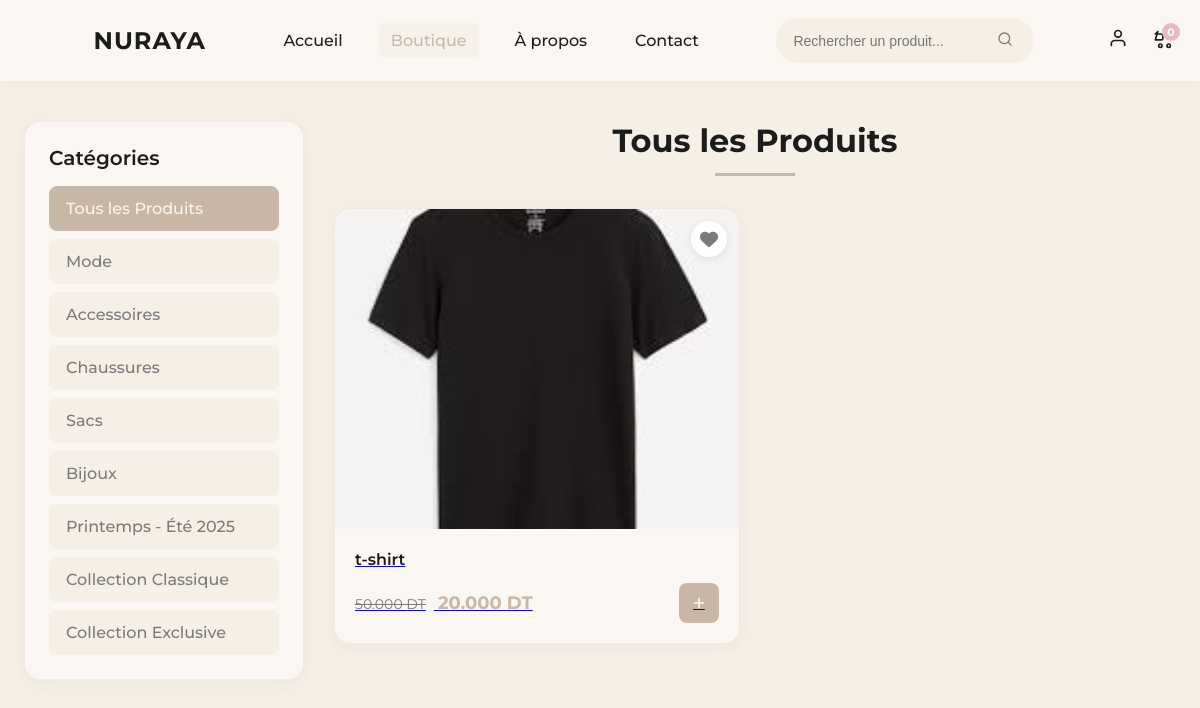
The app's page /shop.php, older data.
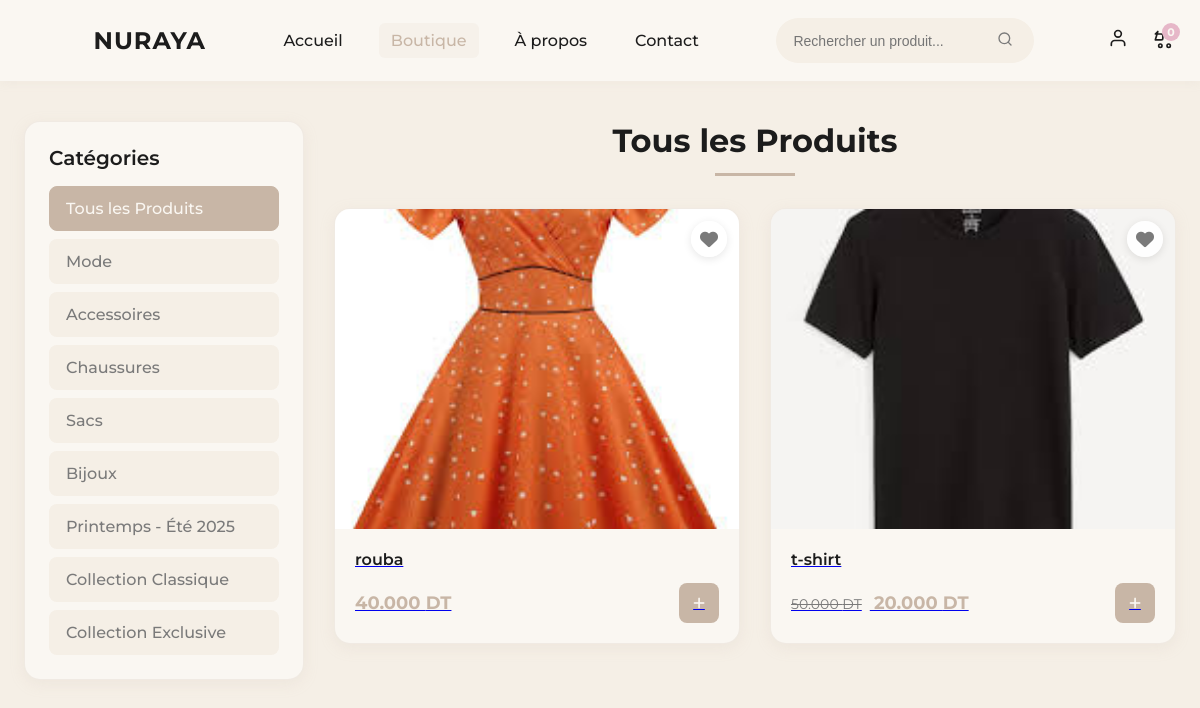
The same page, newer data.
### tables this page shows
CREATE TABLE `categories` (
  `category_id` int(11) NOT NULL,
  `name` varchar(100) NOT NULL,
  `slug` varchar(100) NOT NULL,
  `description` text DEFAULT NULL,
  `image_url` varchar(255) DEFAULT NULL,
  `is_active` tinyint(1) NOT NULL DEFAULT 1,
  `sort_order` int(11) NOT NULL DEFAULT 0,
  `created_at` timestamp NOT NULL DEFAULT current_timestamp(),
  `updated_at` timestamp NOT NULL DEFAULT current_timestamp() ON UPDATE current_timestamp()
);

CREATE TABLE `products` (
  `product_id` int(11) NOT NULL,
  `name` varchar(200) NOT NULL,
  `slug` varchar(200) NOT NULL,
  `description` text DEFAULT NULL,
  `short_description` varchar(500) DEFAULT NULL,
  `price` decimal(10,2) NOT NULL,
  `compare_price` decimal(10,2) DEFAULT NULL,
  `cost_price` decimal(10,2) DEFAULT NULL,
  `sku` varchar(100) DEFAULT NULL,
  `stock_quantity` int(11) NOT NULL DEFAULT 0,
  `min_stock_level` int(11) DEFAULT 5,
  `category_id` int(11) NOT NULL,
  `image_url` varchar(255) NOT NULL,
  `additional_images` longtext DEFAULT NULL CHECK (json_valid(`additional_images`)),
  `is_featured` tinyint(1) DEFAULT 0,
  `is_active` tinyint(1) DEFAULT 1,
  `weight` decimal(8,2) DEFAULT NULL,
  `dimensions` varchar(100) DEFAULT NULL,
  `tags` varchar(500) DEFAULT NULL,
  `meta_title` varchar(200) DEFAULT NULL,
  `meta_description` varchar(300) DEFAULT NULL,
  `view_count` int(11) DEFAULT 0,
  `created_at` timestamp NOT NULL DEFAULT current_timestamp(),
  `updated_at` timestamp NOT NULL DEFAULT current_timestamp() ON UPDATE current_timestamp()
);

### includes/functions.php (called while the page is built, shortened)
<?php
function get_image_url($path, $placeholder_text = 'Image')
{
    if (strpos($path, 'uploads/') === 0) {
        return $path;
    }
    return 'uploads/' . $path;
}
?>

### shop.php (the view, shortened to what this page needs)
<?php
include 'includes/functions.php';
$category_slug = isset($_GET['category']) ? $_GET['category'] : '';
$page = isset($_GET['page']) ? (int) $_GET['page'] : 1;
$limit = 12;
$offset = ($page - 1) * $limit;
$where_conditions = ["p.is_active = 1"];
if (!empty($category_slug)) {
    $category_slug = mysqli_real_escape_string($cnx, $category_slug);
    $where_conditions[] = "c.slug = '$category_slug'";
    $category_name_query = "SELECT name FROM categories WHERE slug = '$category_slug' LIMIT 1";
    $category_result = mysqli_query($cnx, $category_name_query);
    $category_data = mysqli_fetch_assoc($category_result);
    $category_name = $category_data ? $category_data['name'] : 'Collection';
} else {
    $category_name = "Tous les Produits";
}
$where_clause = "WHERE " . implode(" AND ", $where_conditions);
$user_id = isset($_SESSION['user_id']) ? (int)$_SESSION['user_id'] : 0;
$wishlist_select = $user_id > 0 ? ", (SELECT COUNT(*) FROM wishlist w WHERE w.product_id = p.product_id AND w.user_id = $user_id) as is_in_wishlist" : ", 0 as is_in_wishlist";
$query = "SELECT p.*, c.name as category_name, c.slug as category_slug $wishlist_select
            FROM products p
            LEFT JOIN categories c ON p.category_id = c.category_id
            $where_clause
            ORDER BY p.created_at DESC
            LIMIT $limit OFFSET $offset";
$result = mysqli_query($cnx, $query);
$categories_query = "SELECT * FROM categories WHERE is_active = 1 ORDER BY sort_order";
$categories_result = mysqli_query($cnx, $categories_query);
$i = 0;
?>
<!DOCTYPE html>
<html lang="fr">
<head>
    <link rel="stylesheet" href="https://cdnjs.cloudflare.com/ajax/libs/font-awesome/6.4.0/css/all.min.css">
</head>
<body>
    <header>
        <?php include 'templates/navbar_updated.php'; ?>
    <section class="featured-products">
        <div class="categories-filter">
            <h3>Catégories</h3>
            <div class="filter-list">
                <a href="shop.php" class="filter-item <?php echo empty($category_slug) ? 'active' : ''; ?>">
                    Tous les Produits
                </a>
                <?php while ($cat = mysqli_fetch_assoc($categories_result)): ?>
                <a href="shop.php?category=<?php echo $cat['slug']; ?>"
                    class="filter-item <?php echo $category_slug === $cat['slug'] ? 'active' : ''; ?>">
                    <?php echo htmlspecialchars($cat['name']); ?>
                </a>
                <?php endwhile; ?>
            </div>
        </div>
        <div class="products-section">
            <h2 class="section-title"><?php echo htmlspecialchars($category_name); ?></h2>
            <div class="products">
                <?php if (mysqli_num_rows($result) > 0): ?>
                <?php while ($t = mysqli_fetch_assoc($result)):
                        $i++;
                        ?>
                <a href="product.php?id=<?php echo $t['product_id']; ?>" class="product-card">
                    <button class="wishlist-btn <?php echo (isset($t['is_in_wishlist']) && $t['is_in_wishlist'] > 0) ? 'active' : ''; ?>"
                            onclick="toggleShopWishlist(event, <?php echo $t['product_id']; ?>)">
                        <i class="fas fa-heart"></i>
                    </button>
                    <div class="product-image">
                        <img src="<?php echo get_image_url($t['image_url'], 'Produit'); ?>"
                            alt="<?php echo htmlspecialchars($t['name']); ?>" loading="lazy"
                            style="width:100%;height:100%;object-fit:cover;">
                    </div>
                    <div class="product-info">
                        <h3 class="product-title"><?php echo htmlspecialchars($t['name']); ?></h3>
                        <div class="product-price">
                            <div>
                                <?php if ($t['compare_price'] && $t['compare_price'] > $t['price']): ?>
                                <span class="compare-price"><?php echo number_format($t['compare_price'], 3); ?>
                                    DT</span>
                                <?php endif; ?>
                                <span class="current-price"><?php echo number_format($t['price'], 3); ?> DT</span>
                            </div>
                            <button class="add-to-cart" data-product-id="<?php echo $t['product_id']; ?>"
                                data-id="<?php echo $i; ?>" data-name="<?php echo $t['name']; ?>"
                                data-price="<?php echo $t['price']; ?>" data-image="<?php echo $t['image_url']; ?>">
                                <i class="fas fa-plus"></i>
                            </button>
                        </div>
                    </div>
                </a>
                <?php endwhile; ?>
                <?php else: ?>
                <p style="text-align: center; color: var(--text-gray); grid-column: 1/-1; padding: 40px;">
                    Aucun produit trouvé dans cette catégorie.
                </p>
                <?php endif; ?>
            </div>
        </div>
    </section>
</body>
</html>

### templates/navbar_updated.php (shortened to what this page needs)
<?php
$base_path = '';
$assets_path = 'assets/';
?>
<link rel="stylesheet" href="<?php echo $assets_path; ?>css/toast.css">
<header>
    <nav class="navbar">
        <a class="logo" href="<?php echo $base_path; ?>index.php">NURAYA</a>
        <div class="nav-links">
            <a href="<?php echo $base_path; ?>index.php"
                class="<?php echo (strpos($_SERVER['REQUEST_URI'], '/index.php') !== false || strpos($_SERVER['REQUEST_URI'], '/nurayapro/') !== false && strpos($_SERVER['REQUEST_URI'], '.php') === false) ? 'active' : ''; ?>">Accueil</a>
            <a href="<?php echo $base_path; ?>shop.php"
                class="<?php echo strpos($_SERVER['REQUEST_URI'], 'shop.php') !== false ? 'active' : ''; ?>">Boutique</a>
            <a href="<?php echo $base_path; ?>about_new.php"
                class="<?php echo strpos($_SERVER['REQUEST_URI'], 'about_new.php') !== false ? 'active' : ''; ?>">À
                propos</a>
            <a href="<?php echo $base_path; ?>contact_us.php"
                class="<?php echo strpos($_SERVER['REQUEST_URI'], 'contact_us.php') !== false ? 'active' : ''; ?>">Contact</a>
        </div>
        <div class="search-container">
            <input type="text" class="search-input" id="searchInput" placeholder="Rechercher un produit...">
            <button class="search-btn" onclick="performSearch()">
                <svg width="16" height="16" viewBox="0 0 24 24" fill="none" stroke="currentColor" stroke-width="2"
                    stroke-linecap="round" stroke-linejoin="round">
                    <circle cx="11" cy="11" r="8"></circle>
                    <line x1="21" y1="21" x2="16.65" y2="16.65"></line>
                </svg>
            </button>
        </div>
        <div class="nav-right">
            <div class="user-menu">
                <?php if (isset($_SESSION['user_id'])): ?>
                    <button class="user-btn" onclick="toggleUserMenu()">
                        <svg width="20" height="20" viewBox="0 0 24 24" fill="none" stroke="currentColor" stroke-width="2"
                            stroke-linecap="round" stroke-linejoin="round">
                            <path d="M20 21v-2a4 4 0 0 0-4-4H8a4 4 0 0 0-4 4v2"></path>
                            <circle cx="12" cy="7" r="4"></circle>
                        </svg>
                    </button>
                    <div class="user-dropdown" id="userDropdown">
                        <a href="<?php echo $base_path; ?>account.php">
                            <i class="fas fa-user"></i>
                            Mon Compte
                        </a>
                        <a href="<?php echo $base_path; ?>wishlist.php">
                            <i class="fas fa-heart"></i>
                            Mes Favoris
                        </a>
                        <a href="<?php echo $base_path; ?>orders.php">
                            <i class="fas fa-shopping-bag"></i>
                            Mes Commandes
                        </a>
                        <a href="<?php echo $base_path; ?>api/auth.php?action=logout">
                            <i class="fas fa-sign-out-alt"></i>
                            Déconnexion
                        </a>
                    </div>
                <?php else: ?>
                    <a href="<?php echo $base_path; ?>login.php" class="user-btn" title="Connexion">
                        <svg width="20" height="20" viewBox="0 0 24 24" fill="none" stroke="currentColor" stroke-width="2"
                            stroke-linecap="round" stroke-linejoin="round">
                            <path d="M20 21v-2a4 4 0 0 0-4-4H8a4 4 0 0 0-4 4v2"></path>
                            <circle cx="12" cy="7" r="4"></circle>
                        </svg>
                    </a>
                <?php endif; ?>
            </div>
            <div class="cart-icon" onclick="window.location.href='<?php echo $base_path; ?>cart.php'">
                <svg width="20" height="20" viewBox="0 0 24 24" fill="none" stroke="currentColor" stroke-width="2"
                    stroke-linecap="round" stroke-linejoin="round">
                    <circle cx="10" cy="20" r="2"></circle>
                    <circle cx="20" cy="20" r="2"></circle>
                    <path d="M4 13h7a2 2 0 0 0 2-2V8a2 2 0 0 0-2-2H4l3-3z"></path>
                </svg>
                <div class="cart-count" id="cartCount">0</div>
            </div>
        </div>
    </nav>
</header>
</header>

### shop.php (style rules this page uses)
:root { --bg-light: #F5EFE6; --bg-white: #FAF7F2; --beige-dark: #C8B6A6; --text-dark: #1C1C1C; --text-gray: #7A7A7A; --accent-pink: #E6B7C8; }
* { box-sizing: border-box; margin: 0; padding: 0 }
body { font-family: 'Montserrat', sans-serif; background: var(--bg-light); color: var(--text-dark) }
.featured-products { max-width: 1200px; margin: 40px auto; padding: 0 24px; display: flex; gap: 30px }
.categories-filter { background: var(--bg-white); border-radius: 16px; padding: 24px; box-shadow: 0 4px 15px rgba(200, 182, 166, 0.15); border: 1px solid rgba(200, 182, 166, 0.2); width: 280px; flex-shrink: 0 }
.categories-filter h3 { font-size: 20px; color: var(--text-dark); margin-bottom: 16px; font-weight: 600 }
.filter-list { display: flex; flex-direction: column; gap: 8px }
.filter-item { background: var(--bg-light); color: var(--text-gray); padding: 12px 16px; border-radius: 8px; text-decoration: none; font-weight: 500; transition: all 0.3s ease; border: 1px solid transparent; display: block }
.filter-item.active { background: var(--beige-dark); color: var(--bg-white); border-color: var(--beige-dark) }
.products-section { flex: 1 }
.section-title { font-size: 32px; margin-bottom: 32px; color: var(--text-dark); font-weight: 700; text-align: center; position: relative; padding-bottom: 16px }
.section-title::after { content: ''; position: absolute; bottom: 0; left: 50%; transform: translateX(-50%); width: 80px; height: 3px; background: var(--beige-dark) }
.products { display: grid; grid-template-columns: repeat(auto-fill, minmax(280px, 1fr)); gap: 30px }
.product-card { background: var(--bg-white); border-radius: 16px; overflow: hidden; box-shadow: 0 4px 15px rgba(200, 182, 166, 0.15); transition: transform 0.3s, box-shadow 0.3s; cursor: pointer; border: 1px solid rgba(200, 182, 166, 0.2); position: relative; }
.wishlist-btn { position: absolute; top: 12px; right: 12px; background: rgba(255, 255, 255, 0.95); border: none; border-radius: 50%; width: 36px; height: 36px; display: flex; align-items: center; justify-content: center; cursor: pointer; color: var(--text-gray); transition: all 0.3s ease; z-index: 10; box-shadow: 0 2px 8px rgba(0,0,0,0.1); }
.wishlist-btn i { font-size: 18px; }
.product-image { width: 100%; height: 320px; object-fit: cover; display: block; background: var(--bg-light) }
.product-info { padding: 20px }
.product-title { font-weight: 600; color: var(--text-dark); margin-bottom: 12px; font-size: 16px; line-height: 1.4 }
.product-price { display: flex; justify-content: space-between; align-items: center; gap: 8px }
.current-price { color: var(--beige-dark); font-weight: 700; font-size: 18px }
.compare-price { text-decoration: line-through; color: var(--text-gray); font-size: 14px; margin-right: 8px; font-weight: 400 }
.add-to-cart { background: var(--beige-dark); color: var(--bg-white); border: none; width: 40px; height: 40px; border-radius: 8px; cursor: pointer; display: flex; align-items: center; justify-content: center; transition: all 0.3s }

Row changes from the older to the newer data that the page shows:
added products: image_url (picture), name "rouba", price "40.000"
